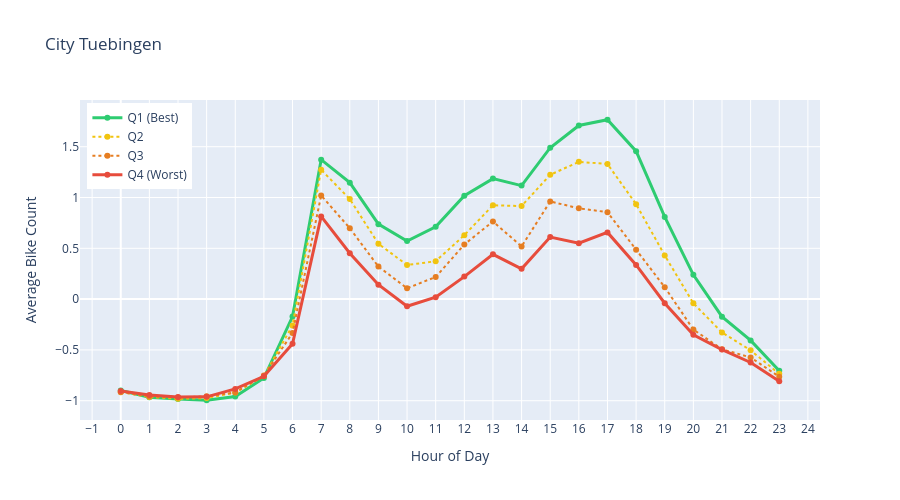

Notebook cell for this chart:
### Code cell
# Hourly pattern by weather quality
fig = plot_weather_index_hourly(
    df,
    title=display_name,
    weekdays_only=True,
)
fig.show()

### Figure 1 — Plotly figure (JSON) as saved in the notebook; plotly's stock layout.template omitted (floating-point values rounded to 4 significant figures)
{"data": [{"line": {"color": "#2ECC71", "width": 3}, "marker": {"size": 6}, "mode": "lines+markers", "name": "Q1 (Best)", "type": "scatter", "x": [0, 1, 2, 3, 4, 5, 6, 7, 8, 9, 10, 11, 12, 13, 14, 15, 16, 17, 18, 19, 20, 21, 22, 23], "y": [-0.8997, -0.9652, -0.9839, -0.9952, -0.9577, -0.777, -0.1719, 1.372, 1.146, 0.7379, 0.571, 0.7116, 1.017, 1.186, 1.117, 1.49, 1.709, 1.765, 1.456, 0.8088, 0.239, -0.1725, -0.4067, -0.7044]}, {"line": {"color": "#F1C40F", "dash": "dot", "width": 2}, "marker": {"size": 6}, "mode": "lines+markers", "name": "Q2", "type": "scatter", "x": [0, 1, 2, 3, 4, 5, 6, 7, 8, 9, 10, 11, 12, 13, 14, 15, 16, 17, 18, 19, 20, 21, 22, 23], "y": [-0.9123, -0.9627, -0.9808, -0.9729, -0.9198, -0.7571, -0.2593, 1.273, 0.9841, 0.5447, 0.3358, 0.3723, 0.6296, 0.9233, 0.9158, 1.224, 1.351, 1.33, 0.9341, 0.4302, -0.04112, -0.328, -0.5037, -0.7356]}, {"line": {"color": "#E67E22", "dash": "dot", "width": 2}, "marker": {"size": 6}, "mode": "lines+markers", "name": "Q3", "type": "scatter", "x": [0, 1, 2, 3, 4, 5, 6, 7, 8, 9, 10, 11, 12, 13, 14, 15, 16, 17, 18, 19, 20, 21, 22, 23], "y": [-0.9162, -0.9588, -0.969, -0.9569, -0.9189, -0.7513, -0.3328, 1.02, 0.6979, 0.3198, 0.1069, 0.2181, 0.5379, 0.7639, 0.5185, 0.9614, 0.8937, 0.8555, 0.4865, 0.1174, -0.2993, -0.4934, -0.574, -0.7632]}, {"line": {"color": "#E74C3C", "width": 3}, "marker": {"size": 6}, "mode": "lines+markers", "name": "Q4 (Worst)", "type": "scatter", "x": [0, 1, 2, 3, 4, 5, 6, 7, 8, 9, 10, 11, 12, 13, 14, 15, 16, 17, 18, 19, 20, 21, 22, 23], "y": [-0.9052, -0.9444, -0.9644, -0.9619, -0.8834, -0.7591, -0.4392, 0.8142, 0.4522, 0.1421, -0.07041, 0.01945, 0.2214, 0.4411, 0.2984, 0.6103, 0.5504, 0.6566, 0.3364, -0.0404, -0.3503, -0.4962, -0.6236, -0.8073]}], "layout": {"height": 500, "hovermode": "x unified", "legend": {"x": 0.01, "xanchor": "left", "y": 0.99, "yanchor": "top"}, "title": {"text": "City Tuebingen"}, "xaxis": {"dtick": 1, "tick0": 0, "tickmode": "linear", "title": {"text": "Hour of Day"}}, "yaxis": {"title": {"text": "Average Bike Count"}}}}
